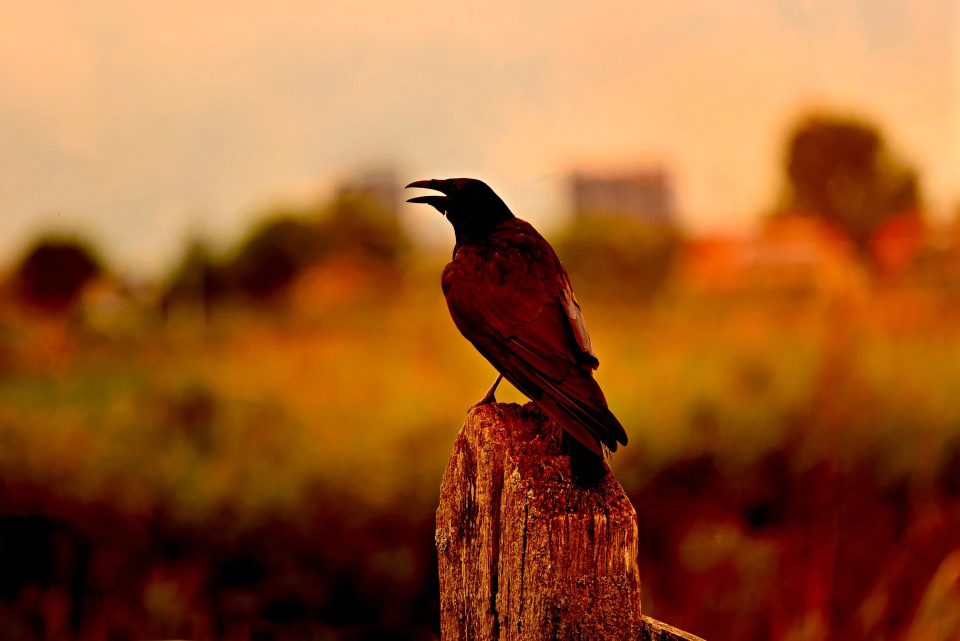
#> input picture image/bird.jpg, 1920 x 1281 px, found by its file name (shown at 1/2 size)
$ python 05.py
#> lines starting #> are read from the running program, lines starting #| are printed output that depends on the picture
import cv2

src = cv2.imread("./image/bird.jpg",cv2.IMREAD_COLOR)
#> src is the input picture: shape (1281, 1920, 3); mean B, G, R 46.2, 92.6, 155
dst = cv2.bitwise_not(src)
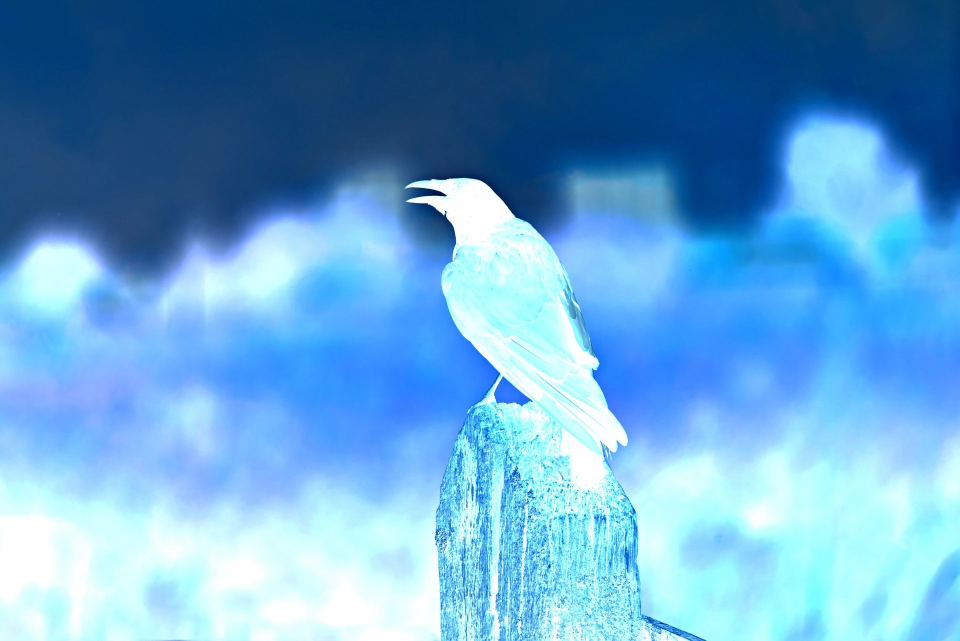
#> dst: shape (1281, 1920, 3) (shown at 1/2 size); mean B, G, R 208.8, 162.4, 100

src = cv2.resize(src,None,fx=1/3 , fy = 1/3 , interpolation= cv2.INTER_LINEAR)
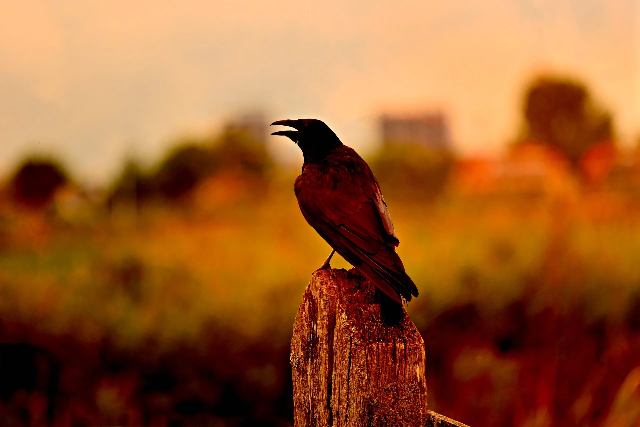
#> src: shape (427, 640, 3); mean B, G, R 46.2, 92.6, 155
dst = cv2.resize(dst ,None,fx=1/3 , fy = 1/3 , interpolation= cv2.INTER_LINEAR)
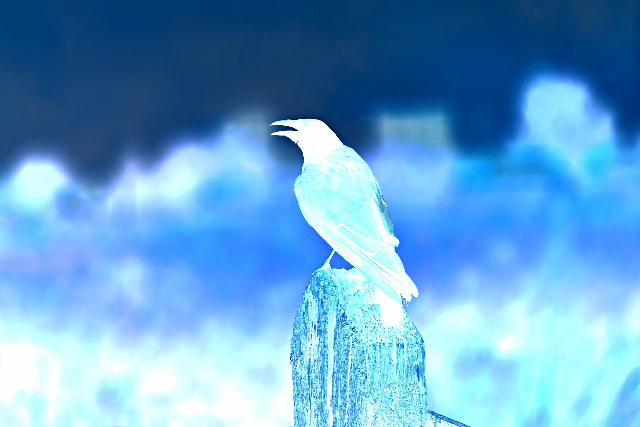
#> dst: shape (427, 640, 3); mean B, G, R 208.8, 162.4, 100

cv2.imshow("src", src)
cv2.imshow("dst",dst)
cv2.waitKey()
cv2.destroyAllWindows()
